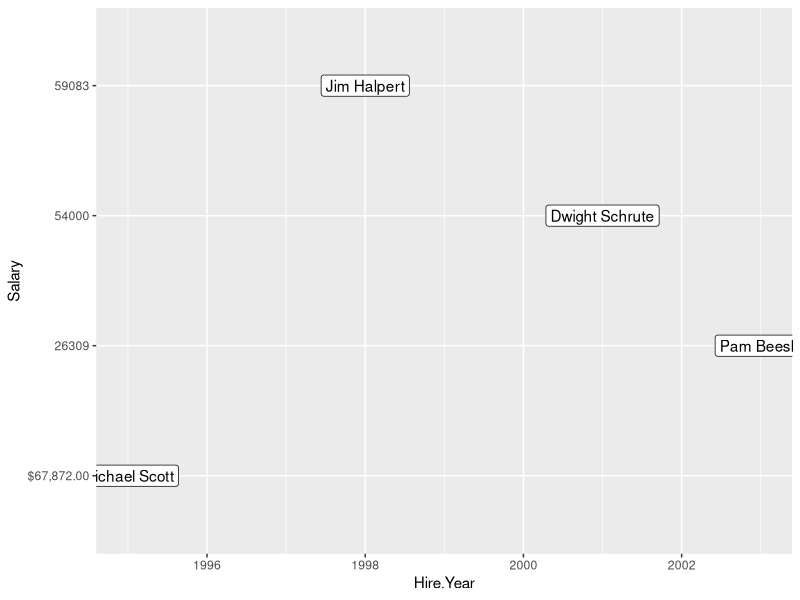

Write R code to recreate this figure.
## ---- chunk 1
# Your pythagorean theorem code goes here

## ---- chunk 2
# This line reads in a tab-separated data file with a header naming the columns
salary <- read.table("data.tsv", sep = "\t", header = T)

# This code plots labels for each individual at location (x, y)
library(ggplot2)
ggplot(salary, aes(x = Hire.Year, y = Salary, label = Name)) + 
  geom_label()

# This displays the salary object
salary
## ---- chunk 3
# Your implementation code goes here

